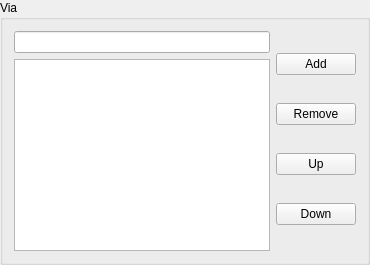
           <widget class="QGroupBox" name="groupBox_5">
            <property name="sizePolicy">
             <sizepolicy hsizetype="Expanding" vsizetype="Preferred">
              <horstretch>0</horstretch>
              <verstretch>0</verstretch>
             </sizepolicy>
            </property>
            <property name="title">
             <string>Via</string>
            </property>
            <layout class="QGridLayout" name="gridLayout_6">
             <item row="0" column="0">
              <layout class="QVBoxLayout" name="verticalLayout_3">
               <item>
                <widget class="QLineEdit" name="via_name_edit">
                 <property name="sizePolicy">
                  <sizepolicy hsizetype="Preferred" vsizetype="Fixed">
                   <horstretch>0</horstretch>
                   <verstretch>0</verstretch>
                  </sizepolicy>
                 </property>
                </widget>
               </item>
               <item>
                <widget class="QListWidget" name="via_listWidget"/>
               </item>
              </layout>
             </item>
             <item row="0" column="1">
              <layout class="QVBoxLayout" name="verticalLayout">
               <item>
                <widget class="QPushButton" name="via_add_btn">
                 <property name="sizePolicy">
                  <sizepolicy hsizetype="Minimum" vsizetype="Fixed">
                   <horstretch>0</horstretch>
                   <verstretch>0</verstretch>
                  </sizepolicy>
                 </property>
                 <property name="text">
                  <string>Add</string>
                 </property>
                </widget>
               </item>
               <item>
                <widget class="QPushButton" name="via_remove_btn">
                 <property name="sizePolicy">
                  <sizepolicy hsizetype="Minimum" vsizetype="Fixed">
                   <horstretch>0</horstretch>
                   <verstretch>0</verstretch>
                  </sizepolicy>
                 </property>
                 <property name="text">
                  <string>Remove</string>
                 </property>
                </widget>
               </item>
               <item>
                <widget class="QPushButton" name="via_up_btn">
                 <property name="text">
                  <string>Up</string>
                 </property>
                </widget>
               </item>
               <item>
                <widget class="QPushButton" name="via_down_btn">
                 <property name="text">
                  <string>Down</string>
                 </property>
                </widget>
               </item>
              </layout>
             </item>
            </layout>
           </widget>
